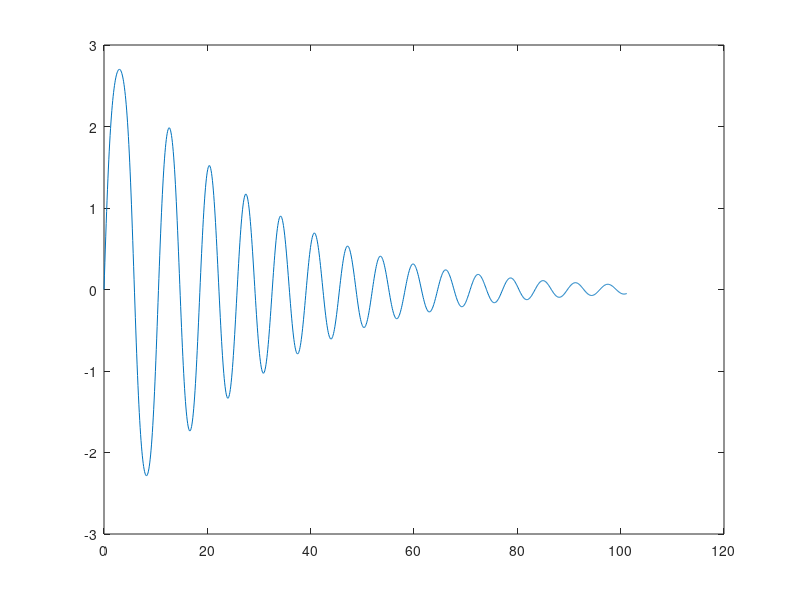

MATLAB code to generate this figure:
u0 = 0;
v0 = 1.9999;
wc = 1;
T = 33.7210;
Dt = T/400;
tmax = 3*T;
rango = 0:Dt:tmax;
%
u=[u0];
v=[v0];
a=[];
%
for i = rango
a0 = -wc*sin(u0); % EC. 1
%
u1 = u0 + 1/3*Dt*v0 + 1/18*Dt^2*a0; % EC 2.1
v1 = v0 + 1/3*Dt*a0; % EC 2.2
a1 = -wc*sin(u1); % EC 3
%
u2 = u0 + 1/2*Dt*v0 + 3/40*Dt^2*(2*a0/3 + a1); % EC 4.1
v2 = v0 + 1/8*Dt*a0 + 3/8*Dt*a1; % EC 4.2
a2 = -wc*sin(u2); % EC 5
%
u3 = u0 + 4*Dt*v0 + 21/20*Dt^2*(a0 + a1); % EC 6.1
v3 = v0 + 1/2*Dt*(a0 + 3*a1 + 4*a2); % EC 6.2
a3 = -wc*sin(u3); % EC 7
%
u4 = u0 + Dt*v0 + 1/6*Dt^2*(a0 + 3*a1 + 2*a2); % EC 8.1
v4 = v0 + 1/6*Dt*(a0 + 4*a2 + a3); % EC 8.2
%
u=[u,u4];
v=[v,v4];
a=[a,a0];
u0=u4;
v0=v4;
endfor

plot (rango,u(1:(length(u)-1)));
